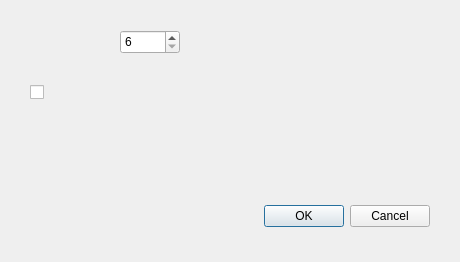
<?xml version="1.0" encoding="UTF-8"?>
<!-- F06z: preferences_form.ui - dialog de preferencias. -->
<ui version="4.0">
 <class>PreferencesForm</class>
 <widget class="QDialog" name="PreferencesForm">
  <property name="windowTitle">
   <string>Preferencias</string>
  </property>
  <widget class="QDialogButtonBox" name="buttonBox">
   <property name="geometry">
    <rect>
     <x>150</x>
     <y>200</y>
     <width>280</width>
     <height>32</height>
    </rect>
   </property>
   <property name="standardButtons">
    <set> QDialogButtonBox::Cancel | QDialogButtonBox::Ok</set>
   </property>
  </widget>
  <widget class="QSpinBox" name="fontSizeSpinBox">
   <property name="geometry">
    <rect>
     <x>120</x>
     <y>30</y>
     <width>60</width>
     <height>24</height>
    </rect>
   </property>
   <property name="minimum">
    <number>6</number>
   </property>
   <property name="maximum">
    <number>96</number>
   </property>
  </widget>
  <widget class="QLabel" name="fontSizeLabel">
   <property name="geometry">
    <rect>
     <x>30</x>
     <y>30</y>
     <width>80</width>
     <height>20</height>
    </rect>
   </property>
  </widget>
  <widget class="QCheckBox" name="darkThemeCheckBox">
   <property name="geometry">
    <rect>
     <x>30</x>
     <y>80</y>
     <width>200</width>
     <height>24</height>
    </rect>
   </property>
  </widget>
 </widget>
 <resources/>
 <connections/>
</ui>
